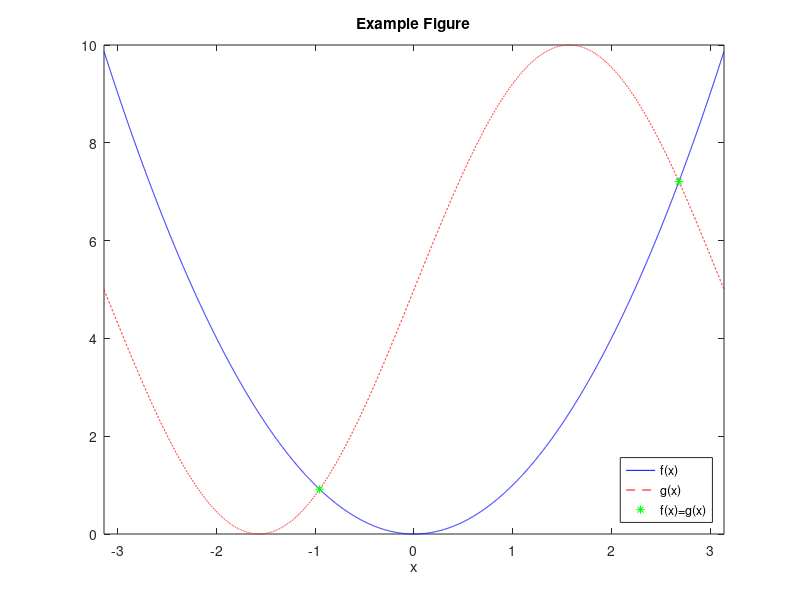

Source code (MATLAB):
f = @(x) x.^2;
g = @(x) 5*sin(x)+5;
dmn = -pi:0.001:pi;
xeq = dmn(abs(f(dmn) - g(dmn)) < 0.002);
figure(1);
plot(dmn,f(dmn),'b-',dmn,g(dmn),'r--',xeq,f(xeq),'g*');
xlim([-pi pi]);
legend('f(x)', 'g(x)', 'f(x)=g(x)', 'Location', 'SouthEast');
xlabel('x');
title('Example Figure');
print('example', '-dpng', '-r300'); %<-Save as PNG with 300 DPI